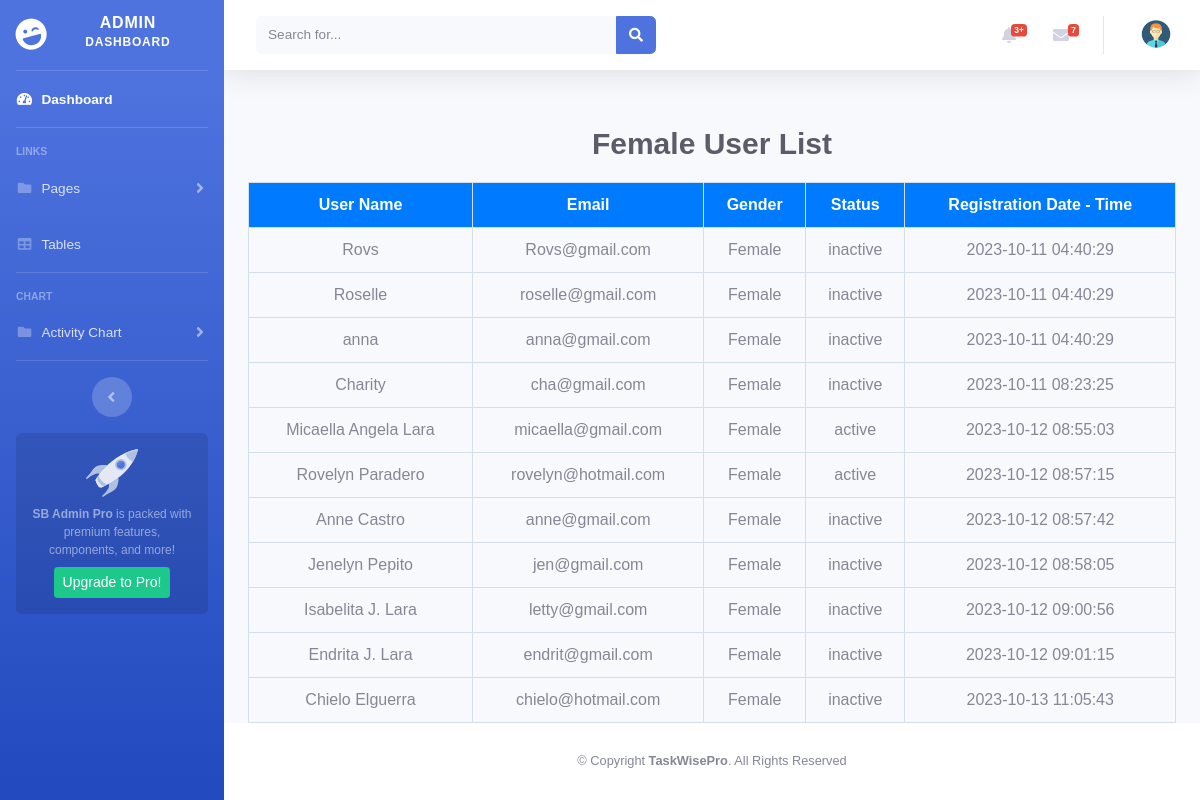
The app's page /adminpage/female.php, older data.
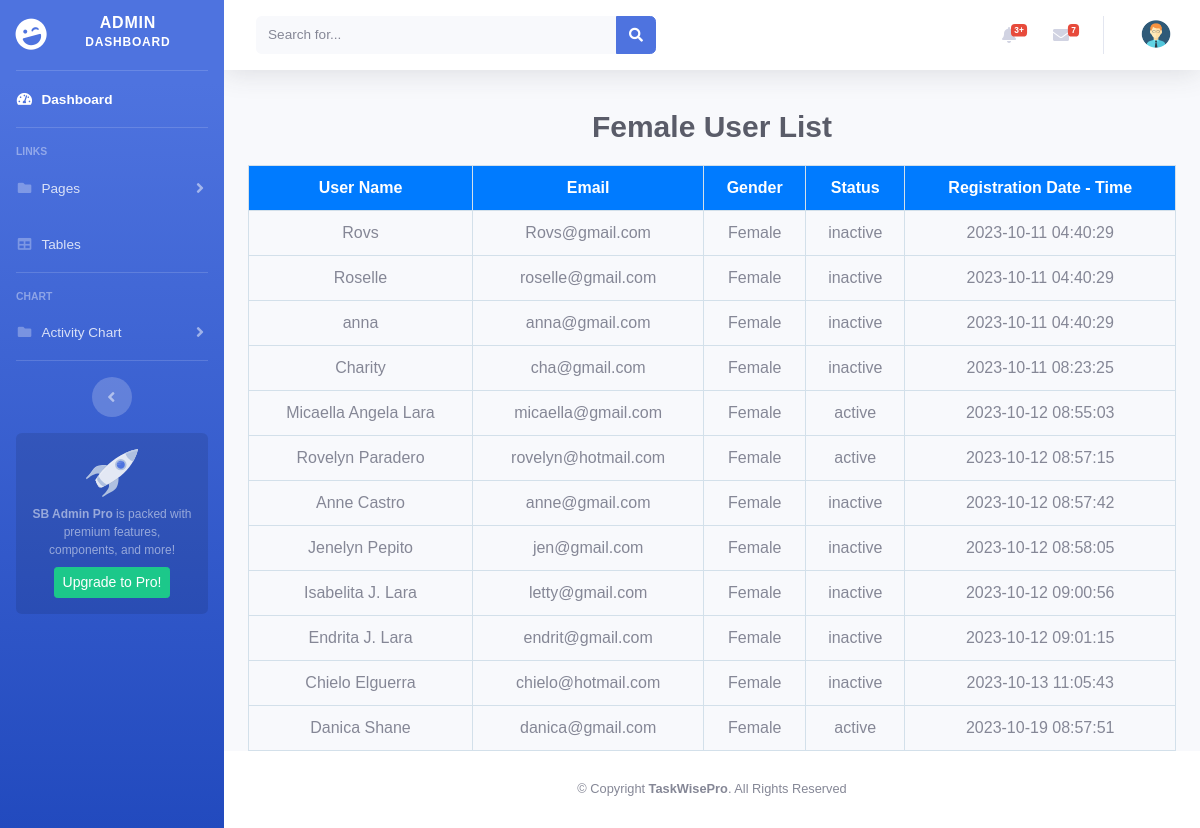
The same page, newer data.
### tables this page shows
CREATE TABLE `user_form` (
  `id` int(11) NOT NULL,
  `name` varchar(255) NOT NULL,
  `email` varchar(255) NOT NULL,
  `password` varchar(255) NOT NULL,
  `user_type` varchar(255) NOT NULL DEFAULT 'user',
  `gender` enum('Male','Female') NOT NULL,
  `status` varchar(8) NOT NULL DEFAULT 'inactive',
  `registration_datetime` timestamp NOT NULL DEFAULT current_timestamp()
);

### adminpage/female.php (the view, shortened to what this page needs)
<?php include_once('include/header.php'); ?>
<!DOCTYPE html>
<html>
<head>
</head>
<body>
    <?php
    $conn = mysqli_connect(DB_HOST, DB_USER, DB_PASSWORD, DB_NAME);
    ?>
    <div class="container">
        <h1 class="blue-text">Female User List</h1>
        <table class="activity-table">
            <thead>
                <tr>
                    <th>User Name</th>
                    <th>Email</th>
                    <th>Gender</th>
                    <th>Status</th>
                    <th>Registration Date - Time</th>
                </tr>
            </thead>
            <tbody>
                <?php
                $query = "SELECT * FROM user_form WHERE gender = 'Female'";
                $result = mysqli_query($conn, $query);
                while ($row = mysqli_fetch_assoc($result)) {
                    echo '<tr>';
                    echo '<td>' . $row['name'] . '</td>';
                    echo '<td>' . $row['email'] . '</td>';
                    echo '<td>' . $row['gender'] . '</td>';
                    echo '<td>' . $row['status'] . '</td>';
                    echo '<td>' . $row['registration_datetime'] . '</td>';
                    echo '</tr>';
                }
                ?>
            </tbody>
        </table>
    </div>
    <?php include_once('include/footer.php'); ?>
</body>
</html>

Row changes from the older to the newer data that the page shows:
added user_form: name "Danica Shane", email "danica@gmail.com", gender "Female", status "active", registration_datetime "2023-10-19 08:57:51"
